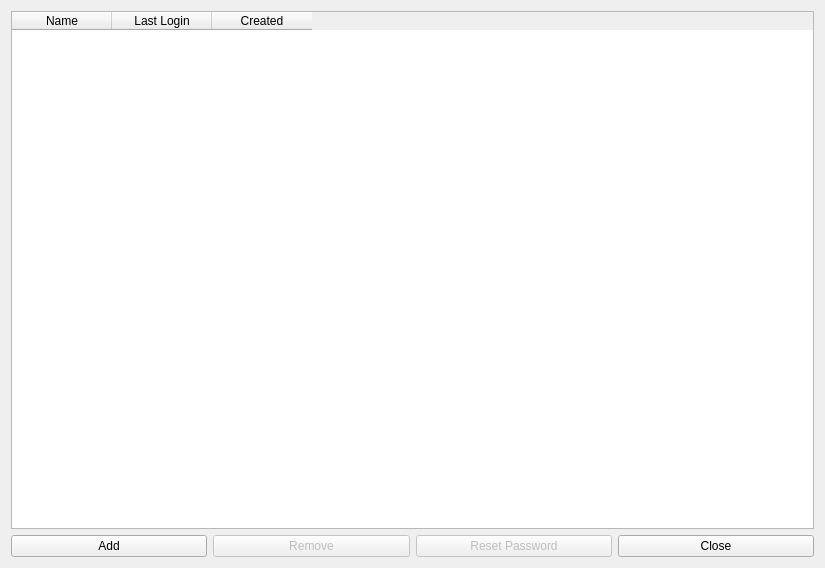
<?xml version="1.0" encoding="UTF-8"?>
<ui version="4.0">
 <class>QUsersDialog</class>
 <widget class="QWidget" name="QUsersDialog">
  <property name="geometry">
   <rect>
    <x>0</x>
    <y>0</y>
    <width>825</width>
    <height>568</height>
   </rect>
  </property>
  <property name="windowTitle">
   <string>Form</string>
  </property>
  <layout class="QVBoxLayout" name="verticalLayout_2">
   <item>
    <widget class="QTableWidget" name="usersTableWidget">
     <property name="minimumSize">
      <size>
       <width>741</width>
       <height>0</height>
      </size>
     </property>
     <column>
      <property name="text">
       <string>Name</string>
      </property>
     </column>
     <column>
      <property name="text">
       <string>Last Login</string>
      </property>
     </column>
     <column>
      <property name="text">
       <string>Created</string>
      </property>
     </column>
    </widget>
   </item>
   <item>
    <layout class="QHBoxLayout" name="horizontalLayout">
     <item>
      <widget class="QPushButton" name="addPushButton">
       <property name="text">
        <string>Add</string>
       </property>
      </widget>
     </item>
     <item>
      <widget class="QPushButton" name="removePushButton">
       <property name="enabled">
        <bool>false</bool>
       </property>
       <property name="text">
        <string>Remove</string>
       </property>
       <property name="flat">
        <bool>false</bool>
       </property>
      </widget>
     </item>
     <item>
      <widget class="QPushButton" name="resetPasswordPushButton">
       <property name="enabled">
        <bool>false</bool>
       </property>
       <property name="text">
        <string>Reset Password</string>
       </property>
      </widget>
     </item>
     <item>
      <widget class="QPushButton" name="closePushButton">
       <property name="text">
        <string>Close</string>
       </property>
      </widget>
     </item>
    </layout>
   </item>
  </layout>
 </widget>
 <resources/>
 <connections/>
</ui>
